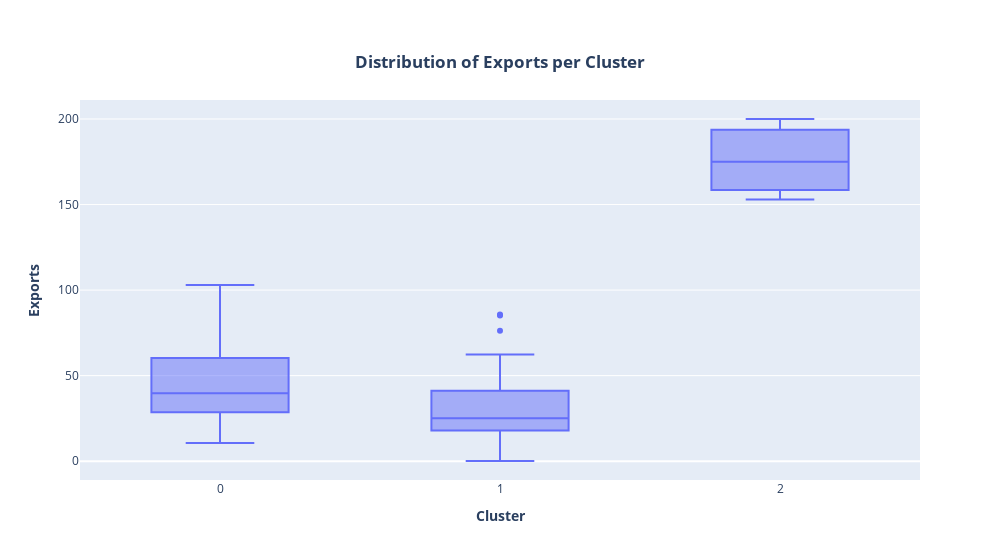

Write notebook code for a chart like this one.
### Markdown cell above
Based on the correlation heatmap, countries in cluster 1 would have higher fertility rate and lower life expectancy.

### Code cell
# Distribution of Exports per Cluster
box_plot_cluster_vs_feature(kmeans_df, column="exports")

### Figure 1 — Plotly figure (JSON) as saved in the notebook; plotly's stock layout.template omitted (floating-point values rounded to 4 significant figures; data arrays with more than 128 entries replaced by an {"elided": "..."} marker saying what was removed)
{"data": [{"alignmentgroup": "True", "hovertemplate": "cluster=%{x}<br>exports=%{y}<extra></extra>", "legendgroup": "", "marker": {"color": "#636efa"}, "name": "", "notched": false, "offsetgroup": "", "orientation": "v", "showlegend": false, "type": "box", "x": {"elided": "167 int values"}, "x0": " ", "xaxis": "x", "y": {"elided": "167 float values"}, "y0": " ", "yaxis": "y"}], "layout": {"boxmode": "group", "legend": {"tracegroupgap": 0}, "title": {"text": "<b>Distribution of Exports per Cluster</b>", "x": 0.5, "xanchor": "center", "y": 0.9, "yanchor": "top"}, "width": 1000, "xaxis": {"anchor": "y", "domain": [0, 1], "title": {"text": "<b>Cluster</b>"}}, "yaxis": {"anchor": "x", "domain": [0, 1], "title": {"text": "<b>Exports</b>"}}}}
